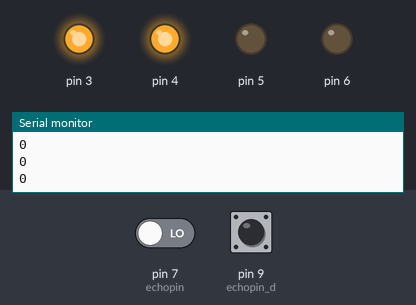
Recording of a sketch running on a simulated Arduino Uno, built with avr-gcc and run on an emulated ATmega328P. On the bench: output pins drawn as LEDs (lit = HIGH), the last lines printed to the serial monitor. Inputs (shaded band) come from the test bench; at power-on: pin 9 (echopin_d) LOW, pin 7 (echopin) LOW. Pins used as bus, display or sensor lines are not drawn.

Above: at 7.0 s.
7.1 s: pin 9 (echopin_d) pulsed HIGH 5 times (0.12 s each, 0.3 s apart)
At 9.1 s:
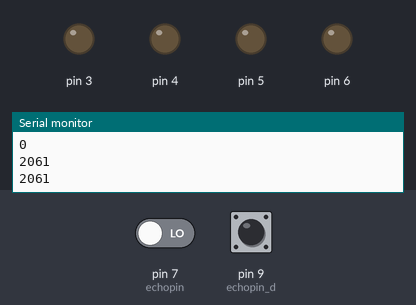
At 9.89 s:
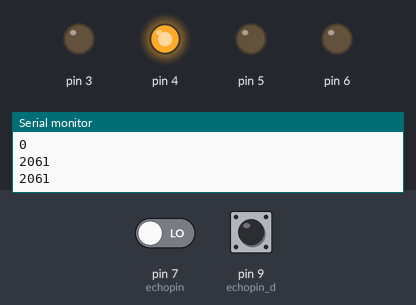
Timing chart, 0 to 17.6 s (numbered marks = the images above; inputs shaded):
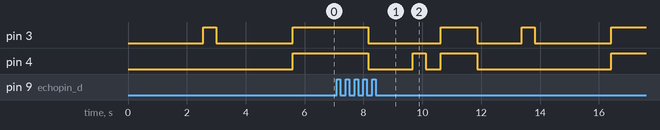

The sketch:

DESVIA.ino
```cpp
#include <SoftwareSerial.h>    //inclui a biblioteca para fazer a comunicacao serial

#define echopin  7 // echo pin
#define trigpin 8 // Trigger pin
#define echopin_d 9
#define trigpin_d 12

//------------------------------------------------------------------------------


SoftwareSerial BT(10, 11); //TX, RX respectivamente
String readvoice;     //string onde o comando de voz sera armazenado
long duration, distance, distance_d, duration_d;   // variaveis auxiliares para o calculo da distancia pelo HC-SR04


//--------------------------------------------------------------------------

void delay_milisec(unsigned char seconds)    // funcao delay criada em decimos de sgundo
{
    unsigned char i,j;

    for(i=0;i<seconds;i++)
        for(j=0;j<100;j++)
            delay(1);
}


//---------------------------------------------------------------

void setup() {
 BT.begin(9600);
 Serial.begin(9600);
  pinMode (trigpin, OUTPUT);
  pinMode (echopin, INPUT );
  pinMode (trigpin_d, OUTPUT);
  pinMode (echopin_d, INPUT );
  pinMode(2, INPUT);
  pinMode(3, OUTPUT);
  pinMode(4, OUTPUT);
  pinMode(5, OUTPUT);
  pinMode(6, OUTPUT);
}

//------------------------------------------------------------------


void frente(){
      digitalWrite (3, HIGH);
      digitalWrite (4, HIGH);
      digitalWrite (5,LOW);
      digitalWrite (6,LOW);
      delay(200);
}


void volta(){
    digitalWrite (3, LOW);
    digitalWrite (4, LOW);
    digitalWrite (5, HIGH);
    digitalWrite (6, HIGH);
    delay(2000);
}


void esquerda(){
   digitalWrite (3, LOW);
   digitalWrite (4, LOW);
   digitalWrite (5, LOW);
   digitalWrite (6, LOW);
   delay(1000);
   digitalWrite (3, LOW);
   digitalWrite (4, HIGH);
   digitalWrite (5, LOW);
   digitalWrite (6, LOW);
   delay(450);
   digitalWrite (3, LOW);
   digitalWrite (4, LOW);
   digitalWrite (5, LOW);
   digitalWrite (6, LOW);
   delay(1500);
   digitalWrite (3, HIGH);
   digitalWrite (4, HIGH);
   digitalWrite (5, LOW);
   digitalWrite (6, LOW);
}


void direita(){
   digitalWrite (3, LOW);
   digitalWrite (4, LOW);
   digitalWrite (5, LOW);
   digitalWrite (6, LOW);
   delay(1000);
   digitalWrite (3, HIGH);
   digitalWrite (4, LOW);
   digitalWrite (5, LOW);
   digitalWrite (6, LOW);
   delay(450);
   digitalWrite (3, LOW);
   digitalWrite (4, LOW);
   digitalWrite (5, LOW);
   digitalWrite (6, LOW);
   delay(1500);
   digitalWrite (3, HIGH);
   digitalWrite (4, HIGH);
   digitalWrite (5, LOW);
   digitalWrite (6, LOW);
}


void para(){
   digitalWrite (3, LOW);
   digitalWrite (4, LOW);
   digitalWrite (5, LOW);
   digitalWrite (6, LOW);
   delay(500);
}

void gira_direita(){
   digitalWrite (3, LOW);
   digitalWrite (4, LOW);
   digitalWrite (5, LOW);
   digitalWrite (6, LOW);
   delay(1000);
   digitalWrite (3, HIGH);
   digitalWrite (4, LOW);
   digitalWrite (5, LOW);
   digitalWrite (6, LOW);
   delay(450);
   digitalWrite (3, LOW);
   digitalWrite (4, LOW);
   digitalWrite (5, LOW);
   digitalWrite (6, LOW);
   delay(500);

}


void gira_esquerda(){
   digitalWrite (3, LOW);
   digitalWrite (4, LOW);
   digitalWrite (5, LOW);
   digitalWrite (6, LOW);
   delay(1000);
   digitalWrite (3, LOW);
   digitalWrite (4, HIGH);
   digitalWrite (5, LOW);
   digitalWrite (6, LOW);
   delay(450);
   digitalWrite (3, LOW);
   digitalWrite (4, LOW);
   digitalWrite (5, LOW);
   digitalWrite (6, LOW);
   delay(500);

}


void verifica(){
    digitalWrite(trigpin,LOW);
    delayMicroseconds(2);

    digitalWrite(trigpin,HIGH);
    delayMicroseconds(10);

    duration=pulseIn (echopin,HIGH);

    distance= duration/58.2;
    delay(50);
    Serial.println(distance);
}

void verifica_d(){
    digitalWrite(trigpin_d,LOW);
    delayMicroseconds(2);

    digitalWrite(trigpin_d,HIGH);
    delayMicroseconds(10);

    duration_d = pulseIn (echopin_d,HIGH);

    distance_d= duration_d/58.2;
    delay(50);
    Serial.println(distance_d);
}


//---------------------------------------------------------------

void rotina_obstaculo(){
      verifica();
      if (distance < 15){
        para();
        gira_direita();
        verifica_d();
        while(distance_d < 15){
          verifica_d();
          frente();
        }

        delay(500);
        verifica_d();
        if(distance_d > 15){
          para();
          gira_esquerda();
          frente();
        }


        readvoice = "interrup";
      }


      }


//-------------------------------------------------------------------
void loop() {

//--------------------------------------------------------------------------------


  while (BT.available()){  //Check if there is an available byte to read
  delay(10); //Delay added to make thing stable
  char c = BT.read(); //Conduct a serial read
  readvoice += c; //build the string- "forward", "reverse", "left" and "right"
  }

//---------------------------------------------------------------------------------
  rotina_obstaculo();

  if (readvoice.length() >= 0) {
    Serial.println(readvoice);

      if(readvoice == "frente"){
        frente();}

      else if(readvoice == "volta"){
        volta();}

      else if (readvoice == "direita"){
        direita();}

      else if ( readvoice == "esquerda"){
        esquerda();}

      else if (readvoice == "para"){
        para();}

      readvoice=""; //Reset the variable
  }
}
```

Measured:
- after the input at 7.1 s, pin 3: goes LOW 2.5 s, HIGH 1.3 s, LOW 1.5 s, HIGH 0.45 s, LOW 2.6 s, then HIGH, starting after 1.1 s; pin 4: goes LOW 1.5 s, HIGH 0.45 s, LOW 0.50 s, HIGH 1.3 s, LOW 4.6 s, then HIGH, starting after 1.1 s
